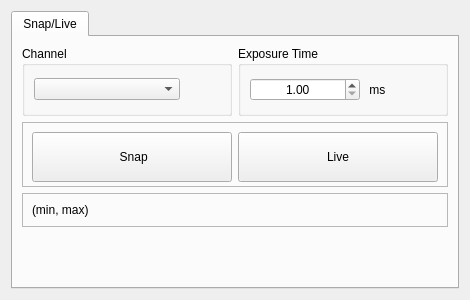
<?xml version="1.0" encoding="UTF-8"?>
<ui version="4.0">
 <class>Form</class>
 <widget class="QWidget" name="Form">
  <property name="geometry">
   <rect>
    <x>0</x>
    <y>0</y>
    <width>468</width>
    <height>300</height>
   </rect>
  </property>
  <property name="windowTitle">
   <string>Form</string>
  </property>
  <layout class="QGridLayout" name="gridLayout">
   <item row="0" column="0">
    <widget class="QTabWidget" name="tabWidget">
     <property name="enabled">
      <bool>true</bool>
     </property>
     <property name="minimumSize">
      <size>
       <width>0</width>
       <height>0</height>
      </size>
     </property>
     <property name="currentIndex">
      <number>0</number>
     </property>
     <widget class="QWidget" name="snap_live_tab">
      <property name="enabled">
       <bool>true</bool>
      </property>
      <attribute name="title">
       <string>Snap/Live</string>
      </attribute>
      <layout class="QGridLayout" name="gridLayout_13">
       <item row="0" column="1">
        <widget class="QGroupBox" name="exp_groupBox">
         <property name="enabled">
          <bool>true</bool>
         </property>
         <property name="minimumSize">
          <size>
           <width>0</width>
           <height>70</height>
          </size>
         </property>
         <property name="maximumSize">
          <size>
           <width>16777215</width>
           <height>70</height>
          </size>
         </property>
         <property name="title">
          <string>Exposure Time</string>
         </property>
         <layout class="QHBoxLayout" name="horizontalLayout_3">
          <item>
           <widget class="QDoubleSpinBox" name="exp_spinBox">
            <property name="enabled">
             <bool>true</bool>
            </property>
            <property name="alignment">
             <set>Qt::AlignCenter</set>
            </property>
            <property name="minimum">
             <double>1.000000000000000</double>
            </property>
            <property name="maximum">
             <double>100000.000000000000000</double>
            </property>
           </widget>
          </item>
          <item>
           <widget class="QLabel" name="label_12">
            <property name="minimumSize">
             <size>
              <width>30</width>
              <height>0</height>
             </size>
            </property>
            <property name="maximumSize">
             <size>
              <width>30</width>
              <height>16777215</height>
             </size>
            </property>
            <property name="text">
             <string> ms</string>
            </property>
           </widget>
          </item>
          <item>
           <spacer name="horizontalSpacer_2">
            <property name="orientation">
             <enum>Qt::Horizontal</enum>
            </property>
            <property name="sizeType">
             <enum>QSizePolicy::Fixed</enum>
            </property>
            <property name="sizeHint" stdset="0">
             <size>
              <width>40</width>
              <height>20</height>
             </size>
            </property>
           </spacer>
          </item>
         </layout>
        </widget>
       </item>
       <item row="2" column="0" colspan="2">
        <widget class="QFrame" name="frame_2">
         <property name="maximumSize">
          <size>
           <width>16777215</width>
           <height>50</height>
          </size>
         </property>
         <property name="frameShape">
          <enum>QFrame::StyledPanel</enum>
         </property>
         <property name="frameShadow">
          <enum>QFrame::Raised</enum>
         </property>
         <layout class="QGridLayout" name="gridLayout_11">
          <item row="0" column="1">
           <widget class="QLabel" name="max_min_val_label">
            <property name="text">
             <string/>
            </property>
           </widget>
          </item>
          <item row="0" column="0">
           <widget class="QLabel" name="label_18">
            <property name="enabled">
             <bool>true</bool>
            </property>
            <property name="sizePolicy">
             <sizepolicy hsizetype="Minimum" vsizetype="Preferred">
              <horstretch>0</horstretch>
              <verstretch>0</verstretch>
             </sizepolicy>
            </property>
            <property name="maximumSize">
             <size>
              <width>70</width>
              <height>16777215</height>
             </size>
            </property>
            <property name="text">
             <string>(min, max)</string>
            </property>
           </widget>
          </item>
         </layout>
        </widget>
       </item>
       <item row="3" column="0">
        <spacer name="verticalSpacer">
         <property name="orientation">
          <enum>Qt::Vertical</enum>
         </property>
         <property name="sizeHint" stdset="0">
          <size>
           <width>20</width>
           <height>40</height>
          </size>
         </property>
        </spacer>
       </item>
       <item row="1" column="0" colspan="2">
        <widget class="QFrame" name="frame">
         <property name="maximumSize">
          <size>
           <width>16777215</width>
           <height>65</height>
          </size>
         </property>
         <property name="frameShape">
          <enum>QFrame::StyledPanel</enum>
         </property>
         <property name="frameShadow">
          <enum>QFrame::Raised</enum>
         </property>
         <layout class="QGridLayout" name="gridLayout_10">
          <item row="0" column="0">
           <widget class="QPushButton" name="snap_Button">
            <property name="enabled">
             <bool>true</bool>
            </property>
            <property name="sizePolicy">
             <sizepolicy hsizetype="Minimum" vsizetype="Fixed">
              <horstretch>0</horstretch>
              <verstretch>0</verstretch>
             </sizepolicy>
            </property>
            <property name="minimumSize">
             <size>
              <width>200</width>
              <height>50</height>
             </size>
            </property>
            <property name="maximumSize">
             <size>
              <width>200</width>
              <height>50</height>
             </size>
            </property>
            <property name="text">
             <string> Snap</string>
            </property>
           </widget>
          </item>
          <item row="0" column="1">
           <widget class="QPushButton" name="live_Button">
            <property name="enabled">
             <bool>true</bool>
            </property>
            <property name="minimumSize">
             <size>
              <width>200</width>
              <height>50</height>
             </size>
            </property>
            <property name="maximumSize">
             <size>
              <width>200</width>
              <height>50</height>
             </size>
            </property>
            <property name="text">
             <string>Live</string>
            </property>
           </widget>
          </item>
         </layout>
        </widget>
       </item>
       <item row="0" column="0">
        <widget class="QGroupBox" name="snap_channel_groupBox">
         <property name="enabled">
          <bool>true</bool>
         </property>
         <property name="minimumSize">
          <size>
           <width>0</width>
           <height>70</height>
          </size>
         </property>
         <property name="maximumSize">
          <size>
           <width>16777215</width>
           <height>70</height>
          </size>
         </property>
         <property name="title">
          <string>Channel</string>
         </property>
         <layout class="QHBoxLayout" name="horizontalLayout_2">
          <item>
           <widget class="QComboBox" name="snap_channel_comboBox">
            <property name="enabled">
             <bool>true</bool>
            </property>
            <property name="maximumSize">
             <size>
              <width>16777215</width>
              <height>16777215</height>
             </size>
            </property>
           </widget>
          </item>
          <item>
           <spacer name="horizontalSpacer">
            <property name="orientation">
             <enum>Qt::Horizontal</enum>
            </property>
            <property name="sizeType">
             <enum>QSizePolicy::Fixed</enum>
            </property>
            <property name="sizeHint" stdset="0">
             <size>
              <width>40</width>
              <height>20</height>
             </size>
            </property>
           </spacer>
          </item>
         </layout>
        </widget>
       </item>
      </layout>
     </widget>
    </widget>
   </item>
  </layout>
 </widget>
 <resources/>
 <connections/>
</ui>
